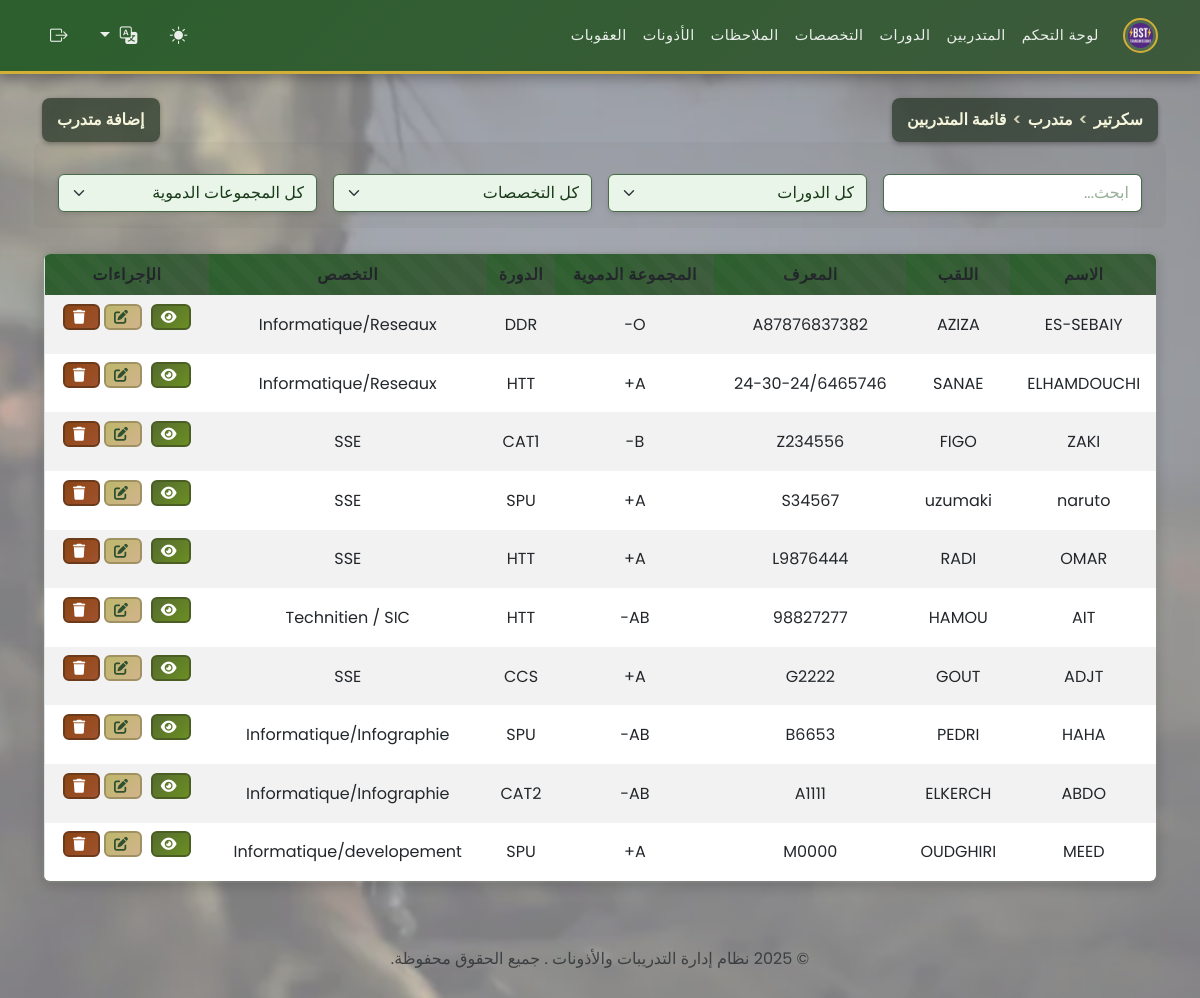
The app's page /secretaire/manage_stagiaires.php (signed in) with its own data.
### tables this page shows
CREATE TABLE `stagiaires` (
  `id` int(11) NOT NULL,
  `matricule` varchar(50) NOT NULL,
  `nom` varchar(100) NOT NULL,
  `prenom` varchar(100) NOT NULL,
  `date_naissance` date DEFAULT NULL,
  `adresse` text DEFAULT NULL,
  `telephone` varchar(20) DEFAULT NULL,
  `email` varchar(100) DEFAULT NULL,
  `groupe_sanguin` enum('A+','A-','B+','B-','AB+','AB-','O+','O-') DEFAULT NULL,
  `photo` varchar(255) DEFAULT NULL,
  `grade` enum('Lieutenant','Sous-Lieutenant','Adjudant Chef','Adjudant','Sergent Chef','Sergent','Caporal Chef','Caporal','2 eme Classe','1er Classe') DEFAULT NULL,
  `date_inscription` date DEFAULT curdate(),
  `id_stage` int(11) NOT NULL,
  `id_specialite` int(11) NOT NULL
);

CREATE TABLE `stages` (
  `id` int(11) NOT NULL,
  `intitule` varchar(150) NOT NULL,
  `date_debut` date DEFAULT NULL,
  `date_fin` date DEFAULT NULL
);

CREATE TABLE `specialites` (
  `id` int(11) NOT NULL,
  `nom_specialite` varchar(150) NOT NULL,
  `description` text DEFAULT NULL
);

### functions.php (called while the page is built, shortened)
<?php
if (isset($_GET['lang'])) {
    $lang = $_GET['lang'];
    $_SESSION['lang'] = $lang;
} elseif (isset($_SESSION['lang'])) {
    $lang = $_SESSION['lang'];
} else {
    $lang = 'fr';
    $_SESSION['lang'] = $lang;
}
$lang_file = __DIR__ . '/lang/' . $lang . '.php';
if (file_exists($lang_file)) {
    $translations = include $lang_file;
} else {
    $translations = include __DIR__ . '/lang/fr.php';
}
?>

### secretaire/manage_stagiaires.php (the view, shortened to what this page needs)
<?php
require '../functions.php';
$sql = "SELECT s.*, st.intitule AS stage_name, sp.nom_specialite AS specialite_name
        FROM stagiaires s
        JOIN stages st ON s.id_stage = st.id
        JOIN specialites sp ON s.id_specialite = sp.id
        ORDER BY s.id DESC";
$stagiaires = $pdo->query($sql)->fetchAll();
?>
<?php include '../templates/header.php'; ?>
<div class="d-flex justify-content-between align-items-center mb-3">
<div class="breadcrumb-header"><?php echo htmlspecialchars($translations['breadcrumb_secretaire']); ?> <span>></span> <?php echo htmlspecialchars($translations['breadcrumb_stagiaire']); ?> <span>></span> <?php echo htmlspecialchars($translations['breadcrumb_liste_stagiaires']); ?></div>
<button class="breadcrumb-header" data-bs-toggle="modal"
    data-bs-target="#addStagiaireModal"><?php echo htmlspecialchars($translations['add_trainee']); ?></button>
</div>
<div class="mb-3 row g-3 align-items-center">
    <div class="col">
        <input type="text" id="searchInput" class="form-control"
            placeholder="<?php echo htmlspecialchars($translations['search']); ?>">
    </div>
    <div class="col">
        <select id="filterStage" class="form-select">
            <option value=""><?php echo htmlspecialchars($translations['all_stages']); ?></option>
        </select>
    </div>
    <div class="col">
        <select id="filterSpecialite" class="form-select">
            <option value=""><?php echo htmlspecialchars($translations['all_specialities']); ?></option>
        </select>
    </div>
    <div class="col">
        <select id="filterGroupeSanguin" class="form-select">
            <option value=""><?php echo htmlspecialchars($translations['all_blood_groups']); ?></option>
        </select>
    </div>
</div>
<table class="table table-striped table-responsive" style="border-radius: 0.5rem; overflow: hidden;">
    <thead>
        <tr>
            <th><?php echo htmlspecialchars($translations['last_name']); ?></th>
            <th><?php echo htmlspecialchars($translations['first_name']); ?></th>
            <th><?php echo htmlspecialchars($translations['matricule_label']); ?></th>
            <th><?php echo htmlspecialchars($translations['blood_group']); ?></th>
            <th><?php echo htmlspecialchars($translations['stage']); ?></th>
            <th><?php echo htmlspecialchars($translations['speciality']); ?></th>
            <th><?php echo htmlspecialchars($translations['actions']); ?></th>
        </tr>
    </thead>
    <tbody id="stagiairesTableBody">
        <?php foreach ($stagiaires as $stagiaire): ?>
            <tr data-stage="<?php echo htmlspecialchars($stagiaire['stage_name']); ?>"
                data-specialite="<?php echo htmlspecialchars($stagiaire['specialite_name']); ?>"
                data-groupe-sanguin="<?php echo $stagiaire['groupe_sanguin']; ?>">
                <td><?php echo htmlspecialchars($stagiaire['nom']); ?></td>
                <td><?php echo htmlspecialchars($stagiaire['prenom']); ?></td>
                <td><?php echo $stagiaire['matricule']; ?></td>
                <td><?php echo $stagiaire['groupe_sanguin']; ?></td>
                <td><?php echo htmlspecialchars($stagiaire['stage_name']); ?></td>
                <td><?php echo htmlspecialchars($stagiaire['specialite_name']); ?></td>
                <td class="text-center">
                    <a href="../admin/profile_stagiaire.php?id=<?php echo $stagiaire['id']; ?>"
                        class="btn btn-sm btn-info me-1"><i class="fas fa-eye"></i></a>
                    <button class="btn btn-sm btn-warning" data-bs-toggle="modal"
                        data-bs-target="#editStagiaireModal<?php echo $stagiaire['id']; ?>"><i class="fas fa-edit"></i></button>
                    <form method="post" action="../actions/delete_stagiaire.php" style="display:inline-block;"
                        onsubmit="return confirm('<?php echo htmlspecialchars($translations['confirm_delete_trainee']); ?>');">
                        <button type="submit"
                            class="btn btn-sm btn-danger"><i class="fas fa-trash"></i></button>
                    </form>
                </td>
            </tr>
        <?php endforeach; ?>
    </tbody>
</table>
<?php include '../templates/footer.php'; ?>

### records on screen
stagiaires: nom "ES-SEBAIY", prenom "AZIZA", matricule "A87876837382", groupe_sanguin "O-", id_stage.intitule "DDR", id_specialite.nom_specialite "Informatique/Reseaux"
stagiaires: nom "ELHAMDOUCHI", prenom "SANAE", matricule "24-30-24/6465746", groupe_sanguin "A+", id_stage.intitule "HTT", id_specialite.nom_specialite "Informatique/Reseaux"
stagiaires: nom "ZAKI", prenom "FIGO", matricule "Z234556", groupe_sanguin "B-", id_stage.intitule "CAT1", id_specialite.nom_specialite "SSE"
stagiaires: nom "naruto", prenom "uzumaki", matricule "S34567", groupe_sanguin "A+", id_stage.intitule "SPU", id_specialite.nom_specialite "SSE"
stagiaires: nom "OMAR", prenom "RADI", matricule "L9876444", groupe_sanguin "A+", id_stage.intitule "HTT", id_specialite.nom_specialite "SSE"
stagiaires: nom "AIT", prenom "HAMOU", matricule "98827277", groupe_sanguin "AB-", id_stage.intitule "HTT", id_specialite.nom_specialite "Technitien / SIC"
stagiaires: nom "ADJT", prenom "GOUT", matricule "G2222", groupe_sanguin "A+", id_stage.intitule "CCS", id_specialite.nom_specialite "SSE"
stagiaires: nom "HAHA", prenom "PEDRI", matricule "B6653", groupe_sanguin "AB-", id_stage.intitule "SPU", id_specialite.nom_specialite "Informatique/Infographie"
stagiaires: nom "ABDO", prenom "ELKERCH", matricule "A1111", groupe_sanguin "AB-", id_stage.intitule "CAT2", id_specialite.nom_specialite "Informatique/Infographie"
stagiaires: nom "MEED", prenom "OUDGHIRI", matricule "M0000", groupe_sanguin "A+", id_stage.intitule "SPU", id_specialite.nom_specialite "Informatique/developement"

### other values on screen
$translations['dashboard'] "لوحة التحكم"
$translations['trainees'] "المتدربين"
$translations['stages'] "الدورات"
$translations['specialities'] "التخصصات"
$translations['notes'] "الملاحظات"
$translations['permissions'] "الأذونات"
$translations['sanctions'] "العقوبات"
$translations['breadcrumb_secretaire'] "سكرتير"
$translations['breadcrumb_stagiaire'] "متدرب"
$translations['breadcrumb_liste_stagiaires'] "قائمة المتدربين"
$translations['add_trainee'] "إضافة متدرب"
$translations['last_name'] "الاسم"
$translations['first_name'] "اللقب"
$translations['matricule_label'] "المعرف"
$translations['blood_group'] "المجموعة الدموية"
